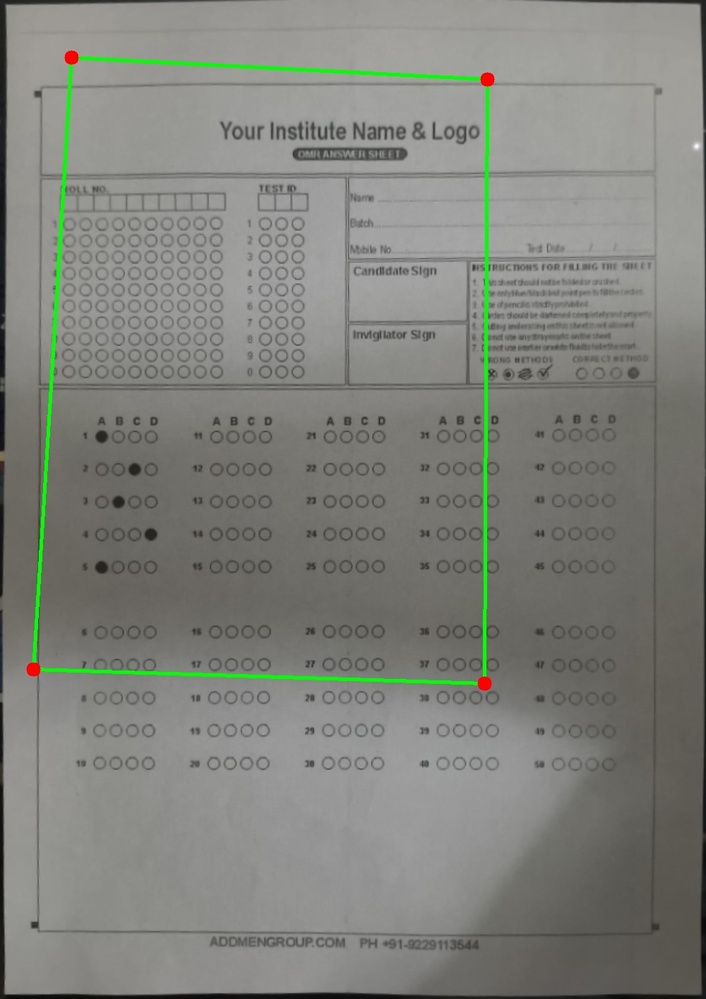
#> input picture backend/debug_test_filled_1_document.jpg, 706 x 999 px, shrunk from 1000 x 1414 before the run
$ python omr_reader.py ../backend/debug_test_filled_1_document.jpg
#> lines starting #> are read from the running program, lines starting #| are printed output that depends on the picture
"""
OMR Reader - Basit Siyahlık Tabanlı Algılama
perspective.py ile düzeltilmiş görüntüyü okur
Bubble pozisyonlarını bulur ve en siyah olanı seçer
"""

import cv2
import numpy as np
import json
import sys

# 15 soru, 5 sütun x 10 satır (her sütunda 10 soru)
NUM_QUESTIONS = 15
GRID_COLS = 5
GRID_ROWS = 10
OPTIONS = ["A", "B", "C", "D"]

# Cevap bölgesi oranları (çalışan değerlerde tutuluyor)
ROI_Y_START = 0.38
ROI_Y_END = 0.92
ROI_X_START = 0.04
ROI_X_END = 0.96


def read_omr(image_path):
    """Ana OMR okuma fonksiyonu"""

    # 1. Görüntüyü yükle
    img = cv2.imread(image_path)
#> img is the input picture: shape (999, 706, 3); mean B, G, R 124.1, 130.3, 128.5
    if img is None:
        return {"success": False, "error": "Görüntü yüklenemedi"}

    # 2. Gri tonlamaya çevir
    gray = cv2.cvtColor(img, cv2.COLOR_BGR2GRAY)
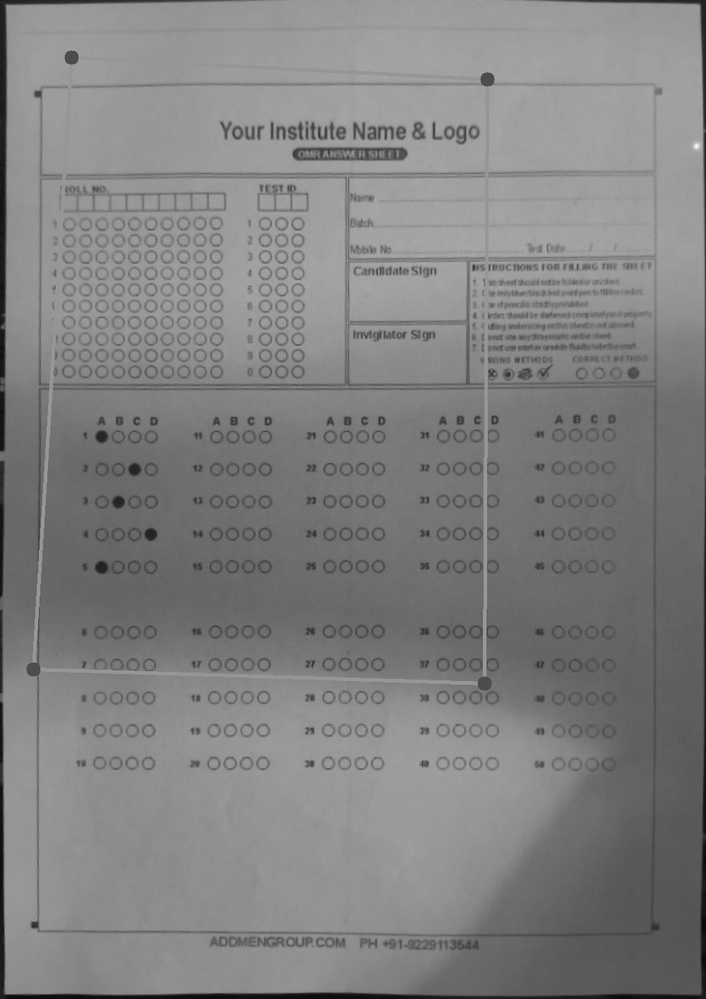
#> gray: shape (999, 706); min 10, max 249, mean 129.2
    h, w = gray.shape
#> h = 999; w = 706

    # 3. Cevap bölgesini (ROI) kes
    roi_y1 = int(h * ROI_Y_START)
#> roi_y1 = 379
    roi_y2 = int(h * ROI_Y_END)
#> roi_y2 = 919
    roi_x1 = int(w * ROI_X_START)
#> roi_x1 = 28
    roi_x2 = int(w * ROI_X_END)
#> roi_x2 = 677

    roi = gray[roi_y1:roi_y2, roi_x1:roi_x2]
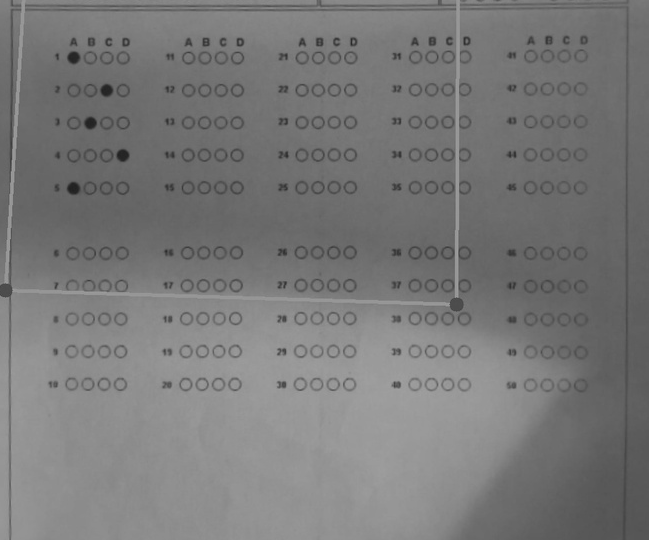
#> roi: shape (540, 649); min 32, max 160, mean 120.7
    roi_h, roi_w = roi.shape
#> roi_h = 540; roi_w = 649

    # 4. Grid parametrelerini hesapla
    col_width = roi_w / GRID_COLS  # Her sütunun genişliği
#> col_width = 129.8
    row_height = roi_h / GRID_ROWS  # Her satırın yüksekliği
#> row_height = 54
    option_width = col_width / len(OPTIONS)  # Her şıkkın genişliği
#> option_width = 32.45

    answers = {}
    confidence = {}

    # Debug görüntüsü oluştur
    debug_img = cv2.cvtColor(roi.copy(), cv2.COLOR_GRAY2BGR)

    # 5. Her soruyu işle
    for q_num in range(1, NUM_QUESTIONS + 1):
        # Sütun ve satır pozisyonunu hesapla
        col = (q_num - 1) // GRID_ROWS
        row = (q_num - 1) % GRID_ROWS

        # Satır merkezi Y koordinatı
        y_center = int((row + 0.5) * row_height)

        # Sütun başlangıcı X koordinatı
        x_col_start = int(col * col_width)

        # Her şık için siyahlık ölç
        darkness_values = {}

        for opt_idx, option in enumerate(OPTIONS):
            # Şık merkezi X koordinatı
            x_option_center = int(x_col_start + (opt_idx + 0.5) * option_width)

            # Bubble örnekleme bölgesi boyutları
            # Option genişliğinin %40'ı, satır yüksekliğinin %40'ı
            bubble_w = int(option_width * 0.4)
            bubble_h = int(row_height * 0.4)

            # Bubble bölgesini kes
            bx1 = max(0, x_option_center - bubble_w // 2)
            bx2 = min(roi_w, x_option_center + bubble_w // 2)
            by1 = max(0, y_center - bubble_h // 2)
            by2 = min(roi_h, y_center + bubble_h // 2)

            bubble = roi[by1:by2, bx1:bx2]

            if bubble.size > 0:
                # Ortalama siyahlık hesapla
                # Düşük değer = koyu = dolu
                # 0 = siyah, 255 = beyaz
                avg_intensity = np.mean(bubble)
                darkness_values[option] = avg_intensity
            else:
                darkness_values[option] = 255  # Beyaz (boş)

            # Debug: Bubble bölgesini çiz
            color = (0, 255, 0) if darkness_values[option] < 200 else (128, 128, 128)
            cv2.rectangle(debug_img, (bx1, by1), (bx2, by2), color, 1)
            # Intensity değerini yaz
            cv2.putText(debug_img, f"{int(darkness_values[option])}",
                       (bx1, by1-2), cv2.FONT_HERSHEY_SIMPLEX, 0.3, color, 1)

        # En koyu (en düşük intensity) şıkkı bul
        darkest_option = min(darkness_values, key=darkness_values.get)
        darkest_value = darkness_values[darkest_option]

        # En açık (en yüksek intensity) şıkkı bul
        lightest_value = max(darkness_values.values())

        # Kontrast hesapla (açık - koyu)
        contrast = lightest_value - darkest_value

        # Karar ver:
        # 1. En koyu şık yeterince koyu olmalı (< 200)
        # 2. Kontrast yeterince yüksek olmalı (> 20)
        if darkest_value < 200 and contrast > 20:
            answers[q_num] = darkest_option
            # Güven kontrasta bağlı
            conf = min(contrast / 80.0, 1.0)
            confidence[q_num] = float(conf)
        else:
            # Boş bırakılmış
            answers[q_num] = None
            confidence[q_num] = 0.0

        # Debug: Soru numarası ve cevabı yaz
        ans_text = answers[q_num] if answers[q_num] else "X"
        cv2.putText(debug_img, f"Q{q_num}:{ans_text}",
                   (x_col_start - 20, y_center),
                   cv2.FONT_HERSHEY_SIMPLEX, 0.4, (255, 0, 0), 1)
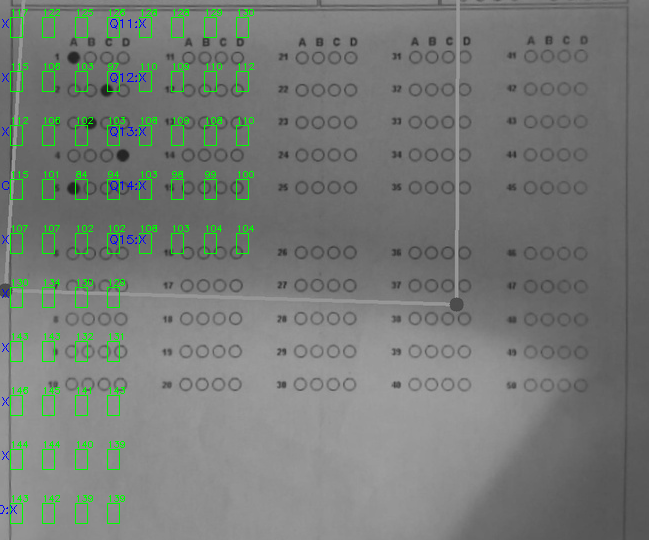
#> debug_img: shape (540, 649, 3); mean B, G, R 118.9, 122.9, 118.5
#> after the loop, answers = 15 items; confidence = 15 items

    # Debug görüntüsünü kaydet
    cv2.imwrite("debug_bubbles.jpg", debug_img)
    print("Debug görüntü kaydedildi: debug_bubbles.jpg")

    # Özet bilgiler
    answered = sum(1 for ans in answers.values() if ans is not None)
#> answered = 1
    avg_conf = sum(confidence.values()) / len(confidence) if confidence else 0
#> avg_conf = 0.0258
    answer_str = "".join([answers.get(i) or "X" for i in range(1, NUM_QUESTIONS + 1)])

    return {
        "success": True,
        "answers": answers,
        "confidence": confidence,
        "answer_string": answer_str,
        "summary": {
            "total": NUM_QUESTIONS,
            "answered": answered,
            "blank": NUM_QUESTIONS - answered,
            "average_confidence": round(avg_conf, 2)
        }
    }


if __name__ == "__main__":
    if len(sys.argv) < 2:
        print(json.dumps({"success": False, "error": "Görüntü yolu belirtilmedi"}))
        sys.exit(1)

    image_path = sys.argv[1]
    result = read_omr(image_path)
#> result = 5 items

    # JSON'a kaydet
    with open("omr_result.json", "w", encoding="utf-8") as f:
        json.dump(result, f, indent=2, ensure_ascii=False)

    # Ekrana yazdır
    print(json.dumps(result, indent=2))
#> (printed output is left out)

    # Özet
    if result["success"]:
        print(f"\n{'='*50}")
        print(f"Cevaplanan: {result['summary']['answered']}/{result['summary']['total']}")
#| Cevaplanan: 1/15
        print(f"Ortalama Guven: {result['summary']['average_confidence']:.0%}")
#| Ortalama Guven: 3%
        print(f"\nCevap Dizisi: {result['answer_string']}")
#| Cevap Dizisi: XXXCXXXXXXXXXXX
        print(f"{'='*50}")

        # Detaylı
        print("\nDetayli Sonuclar:")
        for i in range(1, NUM_QUESTIONS + 1):
            ans = result['answers'].get(i)
            conf = result['confidence'].get(i, 0)
            mark = "OK" if ans else "  "
            bos = ans if ans else 'BOS'
            print(f"  {mark} Soru {i:2d}: {bos:4s} (guven: {conf:.0%})")
#> this loop made 15 passes
#> (conf, mark, bos) on passes 1, 2, 3, 5, 6, 7, 8, 9, 10, 11, 12, 13: (0, '  ', 'BOS'), (0, '  ', 'BOS'), (0, '  ', 'BOS'), (0, '  ', 'BOS'), (0, '  ', 'BOS'), (0, '  ', 'BOS'), (0, '  ', 'BOS'), (0, '  ', 'BOS'), (0, '  ', 'BOS'), (0, '  ', 'BOS'), (0, '  ', 'BOS'), (0, '  ', 'BOS')
#> (ans, conf, mark, bos) on pass 4: ('C', 0.387, 'OK', 'C')
#|      Soru  1: BOS  (guven: 0%)
#|      Soru  2: BOS  (guven: 0%)
#|      Soru  3: BOS  (guven: 0%)
#|   OK Soru  4: C    (guven: 39%)
#|      Soru  5: BOS  (guven: 0%)
#|      Soru  6: BOS  (guven: 0%)
#|      Soru  7: BOS  (guven: 0%)
#|      Soru  8: BOS  (guven: 0%)
#> (further printed lines are left out)

        print(f"\nDetayli sonuc: omr_result.json")

$ run again, on backend/debug_test_filled_3_answer_zone.jpg
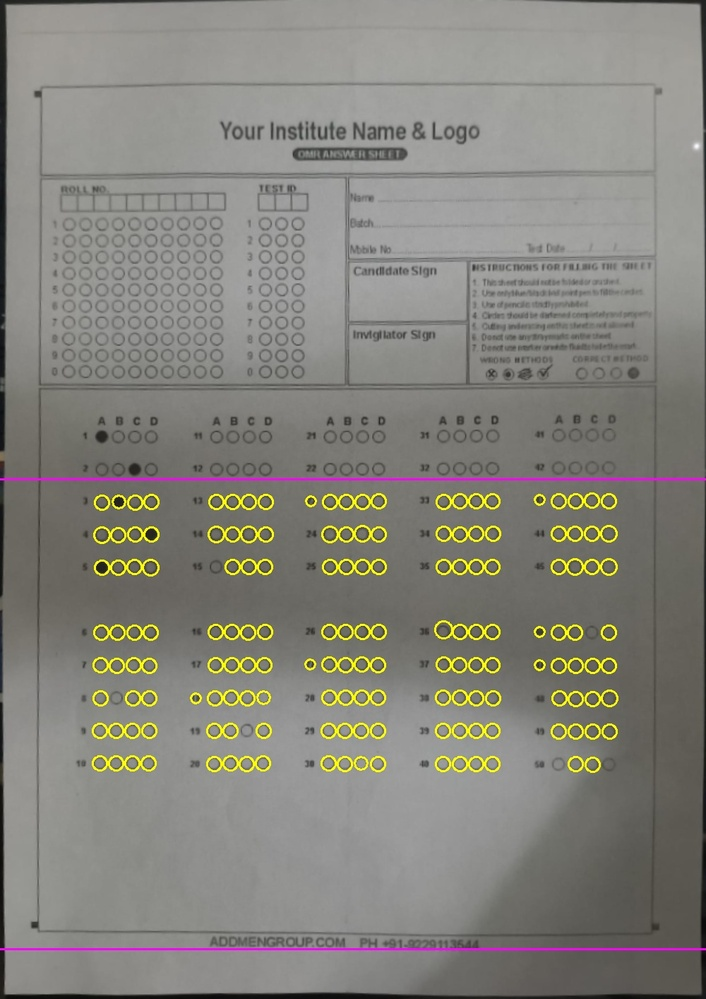
#> input picture backend/debug_test_filled_3_answer_zone.jpg, 706 x 999 px, shrunk from 1000 x 1414 before the run
#> in read_omr, img is the input picture: shape (999, 706, 3); mean B, G, R 123.8, 131.9, 133.4
#> in read_omr, `gray = cv2.cvtColor(img, cv2.COLOR_BGR2GRAY)`:
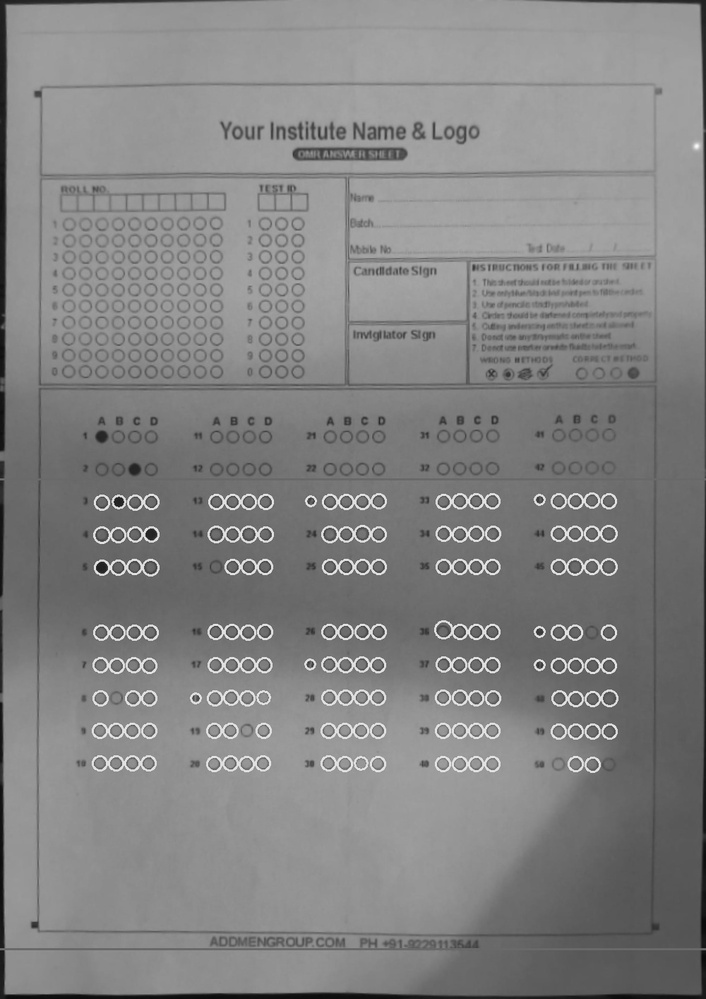
#> gray: shape (999, 706); min 10, max 249, mean 131.5
#> after the loop in read_omr, `for q_num in range(1, NUM_QUESTIONS + 1):`:
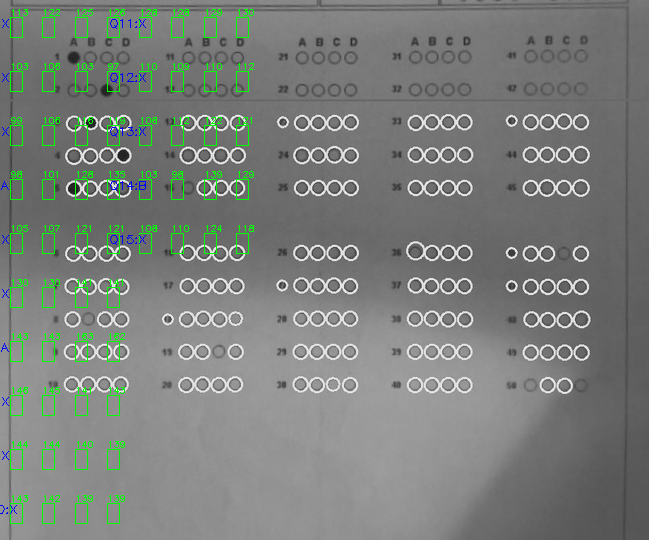
#> debug_img: shape (540, 649, 3); mean B, G, R 123.5, 127.5, 123.1
#> after the loop in read_omr, `for q_num in range(1, NUM_QUESTIONS + 1):`: answers = 15 items
#> answered = 3
#> avg_conf = 0.0829
#> result = 5 items
#> (printed output is left out)
#| Cevaplanan: 3/15
#| Ortalama Guven: 8%
#| Cevap Dizisi: XXXAXXAXXXXXXBX
#> the loop `for i in range(1, NUM_QUESTIONS + 1):` made 15 passes
#> (conf, mark, bos) on passes 1, 2, 3, 5, 6, 8, 9, 10: (0, '  ', 'BOS'), (0, '  ', 'BOS'), (0, '  ', 'BOS'), (0, '  ', 'BOS'), (0, '  ', 'BOS'), (0, '  ', 'BOS'), (0, '  ', 'BOS'), (0, '  ', 'BOS')
#> (printed output is left out)
